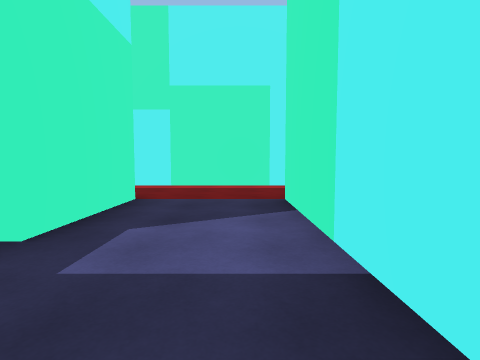
View 1 (above)

24 first-person views from a walk through a 3-D level made in the Unity game engine. The camera is 1.3 m above the floor, tilts 4° down and sees 80° across. The floor is counted in squares, 2 m on a side. Each view is taken from the middle of a square. On the plan, view 1 faces up. The plan holds only what a view shows up to about 9 squares ahead; the rest is blank. The player character is not drawn.

View 2
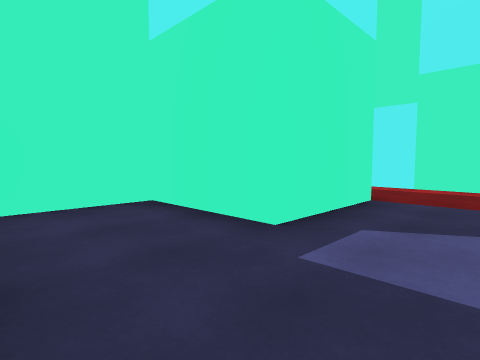

View 3
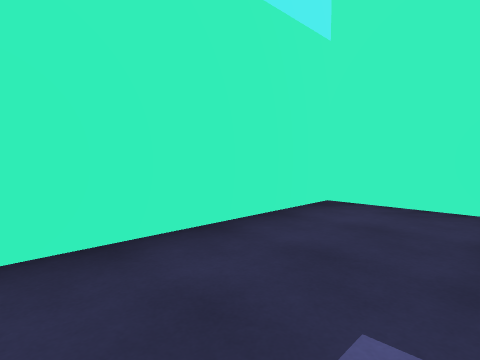

View 4
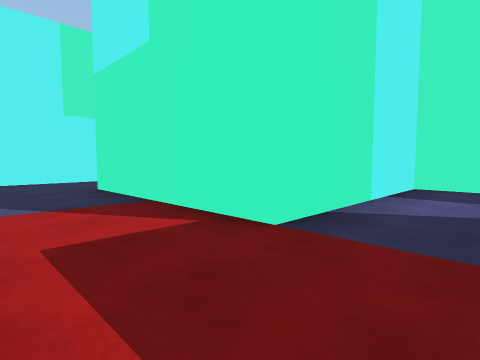

View 5
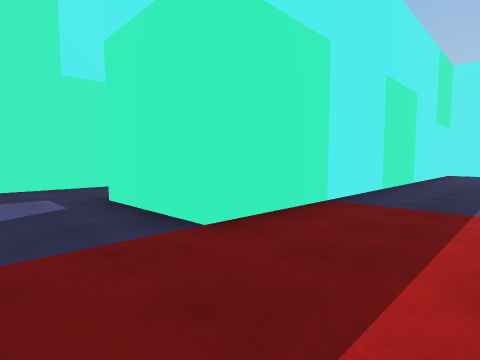

View 6
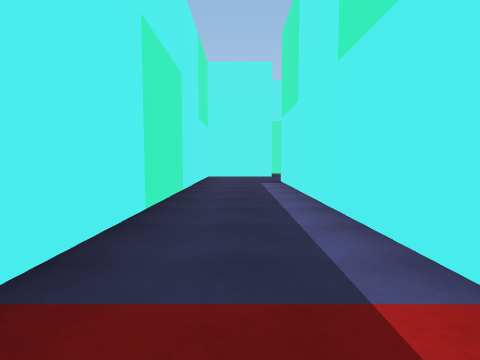

View 7
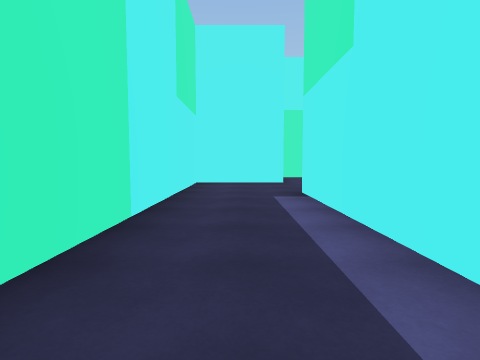

View 8
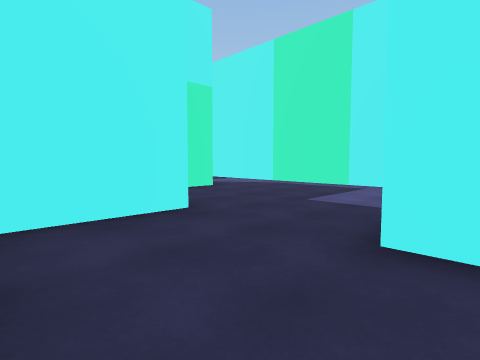

View 9
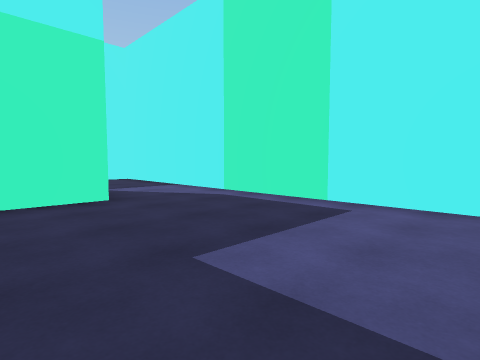

View 10
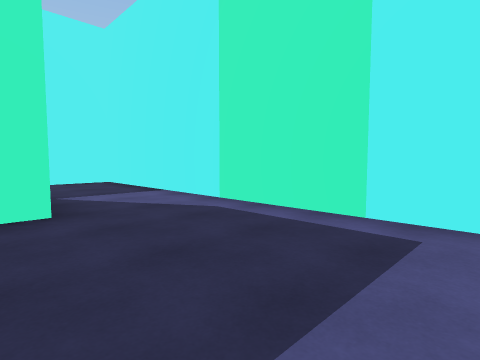

View 11
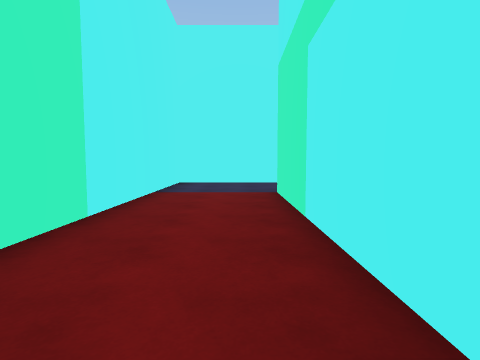

View 12
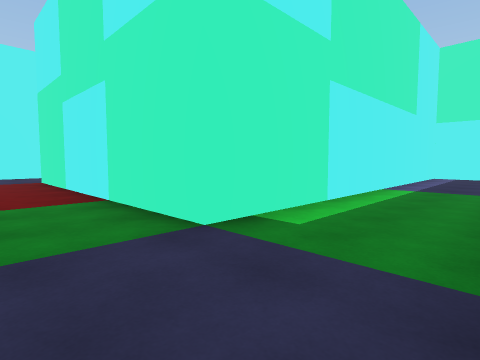

View 13
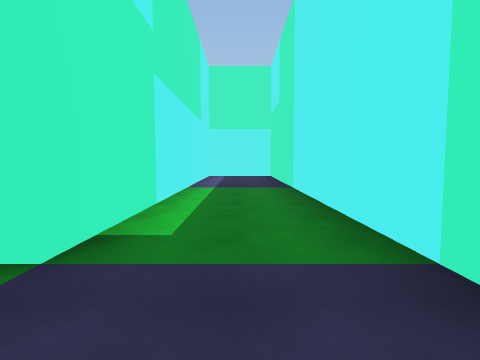

View 14
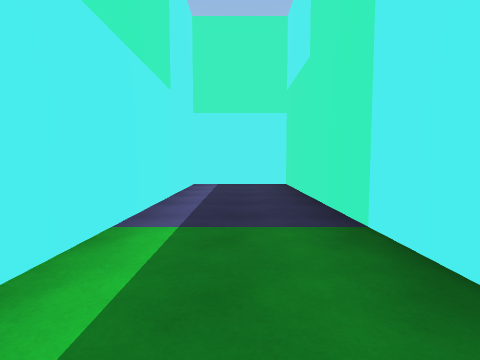

View 15
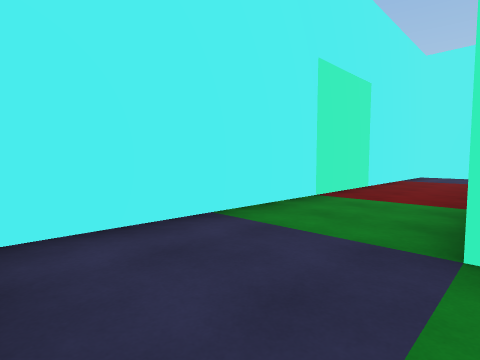

View 16
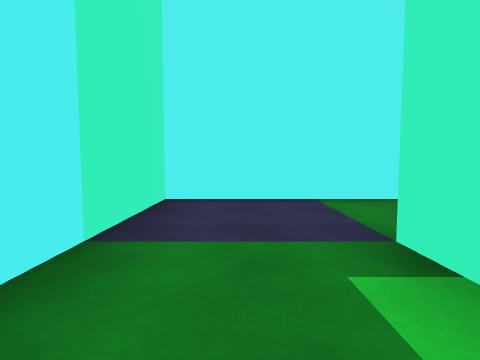

View 17
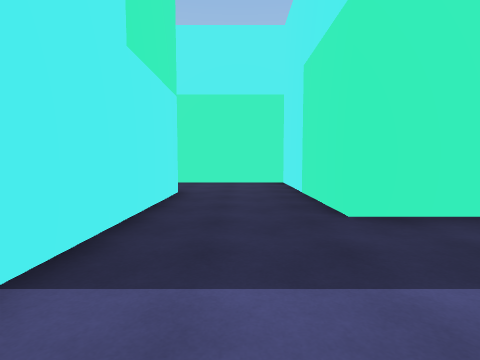

View 18
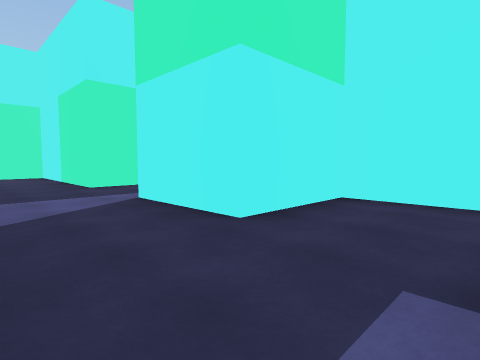

View 19
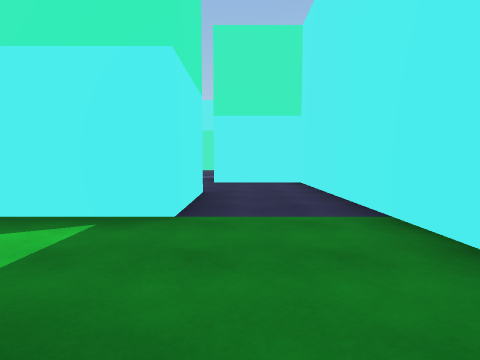

View 20
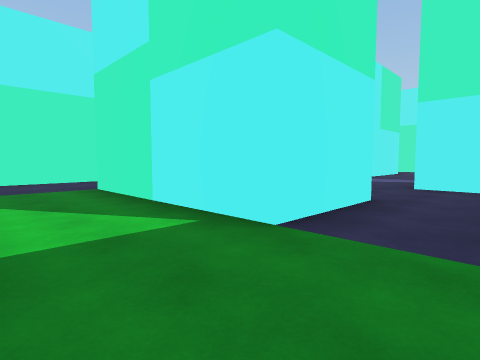

View 21
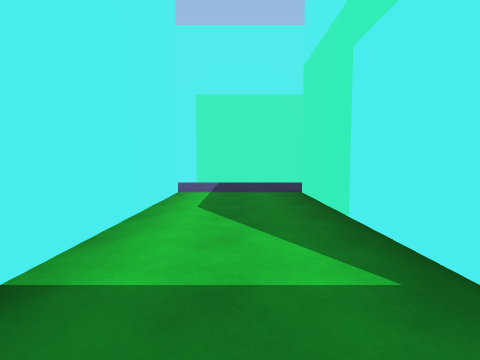

View 22
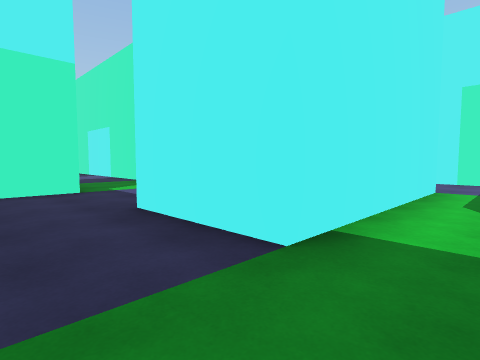

View 23
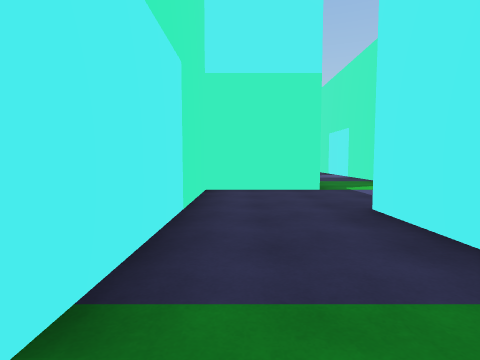

View 24
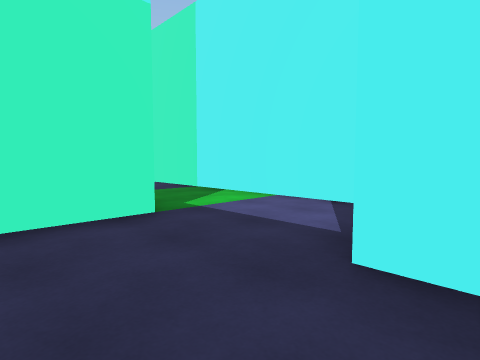

### Floor plan
Points are (right, up) in squares from view 1. A wall is a line through its corners. A room is listed if a view was taken in it or the views show most of it. See-through windows are left out.
Room 1 (views 1, 2, 3)
walls: (-1.7, 4.8) (-1.7, 2.2) (-4.2, 2.2) (-4.2, -0.2) (0.8, -0.2) (0.8, 4.8)
ways out: opening at (-0.5, 3.5) to room 2
Room 2 (views 4, 5, 6, 7, 8, 9, 10, 11, 12, 13, 14, 15, 16, 17, 18, 20, 21, 22, 23)
walls: (1.2, 7.3) (-2.8, 7.3); (0.8, 4.8) (5.7, 4.8) (5.7, -0.2) (8.9, -0.2); (-4.4, 7.3) (-11.8, 7.3); (5.8, 12.1) (5.8, 14.7) (10.8, 14.7); (8.2, 2.2) (8.2, 6.6); (3.2, 17.5) (3.2, 9.8) (5.7, 9.8) (5.7, 7.2); (-12.2, 12.3) (-21.7, 12.3) (-21.7, -0.2) (-9.3, -0.2) (-9.3, 2.2) (-19.2, 2.2) (-19.2, 9.8); (-14.2, 7.4) (-14.2, 4.8) (-1.7, 4.8); (10.8, 17.2) (5.8, 17.2); (13.2, 13.9) (13.2, 17.9); (-16.7, 9.9) (-16.7, 8.4)
ways out: opening at (-0.5, 3.5) to room 1; opening at (4.5, 18.5) to room 3
Room 3 (views 19, 24)
walls: (5.9, 22.2) (3.2, 22.2) (3.2, 17.5); (5.8, 17.2) (5.8, 19.8); (8.2, 20.8) (8.2, 27)
ways out: opening at (4.5, 18.5) to room 2

Positions as (right, up) in squares from view 1, and headings:
1: (0, 0), facing up
2: (0, 0), facing up-left
3: (0, 2), facing down-left
4: (-1, 7), facing down-right
5: (0, 7), facing down-left
6: (-3, 6), facing left
7: (-6, 6), facing left
8: (-11, 5), facing up-left
9: (-12, 8), facing up-left
10: (-13, 9), facing up-left
11: (-20, 4), facing up
12: (-21, 0), facing up-right
13: (-21, 1), facing right
14: (-17, 1), facing right
15: (-19, 0), facing up-left
16: (-17, 1), facing left
17: (7, 8), facing down
18: (8, 12), facing down-left
19: (5, 18), facing down
20: (4, 17), facing down-right
21: (5, 16), facing right
22: (4, 16), facing up-right
23: (4, 16), facing up
24: (4, 19), facing up-right
